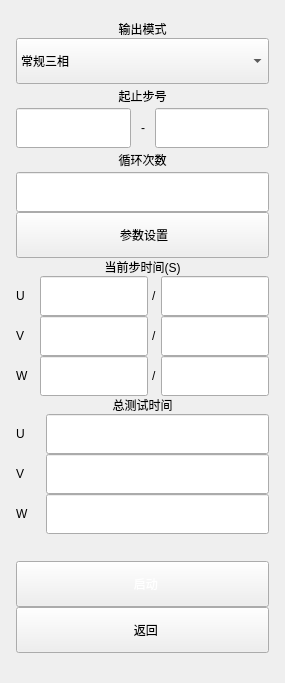
       <widget class="QWidget" name="GradientPage">
        <layout class="QVBoxLayout" name="verticalLayout_5">
         <property name="spacing">
          <number>0</number>
         </property>
         <property name="leftMargin">
          <number>16</number>
         </property>
         <property name="topMargin">
          <number>20</number>
         </property>
         <property name="rightMargin">
          <number>16</number>
         </property>
         <property name="bottomMargin">
          <number>30</number>
         </property>
         <item>
          <widget class="QLabel" name="outputModeLab4">
           <property name="text">
            <string>输出模式</string>
           </property>
           <property name="alignment">
            <set>Qt::AlignCenter</set>
           </property>
          </widget>
         </item>
         <item>
          <widget class="QComboBox" name="outputModeCB4">
           <property name="minimumSize">
            <size>
             <width>0</width>
             <height>46</height>
            </size>
           </property>
           <property name="layoutDirection">
            <enum>Qt::LeftToRight</enum>
           </property>
           <property name="sizeAdjustPolicy">
            <enum>QComboBox::AdjustToMinimumContentsLengthWithIcon</enum>
           </property>
           <item>
            <property name="text">
             <string>常规三相</string>
            </property>
           </item>
           <item>
            <property name="text">
             <string>三相分立</string>
            </property>
           </item>
           <item>
            <property name="text">
             <string>三相不平衡</string>
            </property>
           </item>
           <item>
            <property name="text">
             <string>合并单相</string>
            </property>
           </item>
          </widget>
         </item>
         <item>
          <widget class="QLabel" name="stepNumLab4">
           <property name="minimumSize">
            <size>
             <width>0</width>
             <height>24</height>
            </size>
           </property>
           <property name="text">
            <string>起止步号</string>
           </property>
           <property name="alignment">
            <set>Qt::AlignCenter</set>
           </property>
          </widget>
         </item>
         <item>
          <widget class="QWidget" name="stopSteoNoLO4" native="true">
           <layout class="QHBoxLayout" name="stopSteoNoLO4x">
            <property name="spacing">
             <number>10</number>
            </property>
            <property name="leftMargin">
             <number>0</number>
            </property>
            <property name="topMargin">
             <number>0</number>
            </property>
            <property name="rightMargin">
             <number>0</number>
            </property>
            <property name="bottomMargin">
             <number>0</number>
            </property>
            <item>
             <widget class="QLineEdit" name="startStepNoLE4">
              <property name="minimumSize">
               <size>
                <width>0</width>
                <height>40</height>
               </size>
              </property>
              <property name="maximumSize">
               <size>
                <width>16777215</width>
                <height>16777215</height>
               </size>
              </property>
              <property name="text">
               <string notr="true"/>
              </property>
              <property name="alignment">
               <set>Qt::AlignCenter</set>
              </property>
              <property name="readOnly">
               <bool>true</bool>
              </property>
             </widget>
            </item>
            <item>
             <widget class="QLabel" name="label_11">
              <property name="text">
               <string notr="true">-</string>
              </property>
             </widget>
            </item>
            <item>
             <widget class="QLineEdit" name="stopStepNoLE4">
              <property name="minimumSize">
               <size>
                <width>0</width>
                <height>40</height>
               </size>
              </property>
              <property name="text">
               <string notr="true"/>
              </property>
              <property name="alignment">
               <set>Qt::AlignCenter</set>
              </property>
              <property name="readOnly">
               <bool>true</bool>
              </property>
             </widget>
            </item>
           </layout>
          </widget>
         </item>
         <item>
          <widget class="QLabel" name="cycleLab4">
           <property name="minimumSize">
            <size>
             <width>0</width>
             <height>24</height>
            </size>
           </property>
           <property name="text">
            <string>循环次数</string>
           </property>
           <property name="alignment">
            <set>Qt::AlignCenter</set>
           </property>
          </widget>
         </item>
         <item>
          <widget class="QLineEdit" name="cycleLE4">
           <property name="minimumSize">
            <size>
             <width>120</width>
             <height>40</height>
            </size>
           </property>
           <property name="maximumSize">
            <size>
             <width>16777215</width>
             <height>16777215</height>
            </size>
           </property>
           <property name="text">
            <string notr="true"/>
           </property>
           <property name="alignment">
            <set>Qt::AlignCenter</set>
           </property>
           <property name="readOnly">
            <bool>true</bool>
           </property>
          </widget>
         </item>
         <item>
          <widget class="QPushButton" name="setDataBtn4">
           <property name="minimumSize">
            <size>
             <width>0</width>
             <height>46</height>
            </size>
           </property>
           <property name="text">
            <string> 参数设置</string>
           </property>
           <property name="icon">
            <iconset resource="../res/res.qrc">
             <normaloff>:/png/main/icon_canshu.png</normaloff>:/png/main/icon_canshu.png</iconset>
           </property>
           <property name="iconSize">
            <size>
             <width>20</width>
             <height>20</height>
            </size>
           </property>
          </widget>
         </item>
         <item>
          <widget class="QLabel" name="singleStepTimeLab4">
           <property name="text">
            <string>当前步时间(S)</string>
           </property>
           <property name="alignment">
            <set>Qt::AlignCenter</set>
           </property>
          </widget>
         </item>
         <item>
          <widget class="QWidget" name="singleStepTimeLOU4" native="true">
           <layout class="QHBoxLayout" name="singleStepTimeLOU4x">
            <property name="spacing">
             <number>4</number>
            </property>
            <property name="leftMargin">
             <number>0</number>
            </property>
            <property name="topMargin">
             <number>0</number>
            </property>
            <property name="rightMargin">
             <number>0</number>
            </property>
            <property name="bottomMargin">
             <number>0</number>
            </property>
            <item>
             <widget class="QLabel" name="singleStepTimeLabU4">
              <property name="minimumSize">
               <size>
                <width>20</width>
                <height>0</height>
               </size>
              </property>
              <property name="text">
               <string notr="true">U</string>
              </property>
             </widget>
            </item>
            <item>
             <widget class="QLineEdit" name="singleStepTimeLEU4">
              <property name="minimumSize">
               <size>
                <width>0</width>
                <height>40</height>
               </size>
              </property>
              <property name="maximumSize">
               <size>
                <width>16777215</width>
                <height>16777215</height>
               </size>
              </property>
              <property name="text">
               <string notr="true"/>
              </property>
              <property name="alignment">
               <set>Qt::AlignCenter</set>
              </property>
              <property name="readOnly">
               <bool>true</bool>
              </property>
             </widget>
            </item>
            <item>
             <widget class="QLabel" name="label_14">
              <property name="text">
               <string notr="true">/</string>
              </property>
             </widget>
            </item>
            <item>
             <widget class="QLineEdit" name="singleStepSetTimeLEU4">
              <property name="minimumSize">
               <size>
                <width>0</width>
                <height>40</height>
               </size>
              </property>
              <property name="text">
               <string notr="true"/>
              </property>
              <property name="alignment">
               <set>Qt::AlignCenter</set>
              </property>
              <property name="readOnly">
               <bool>true</bool>
              </property>
             </widget>
            </item>
           </layout>
          </widget>
         </item>
         <item>
          <widget class="QWidget" name="singleStepTimeLOV4" native="true">
           <layout class="QHBoxLayout" name="singleStepTimeLOV4x">
            <property name="spacing">
             <number>4</number>
            </property>
            <property name="leftMargin">
             <number>0</number>
            </property>
            <property name="topMargin">
             <number>0</number>
            </property>
            <property name="rightMargin">
             <number>0</number>
            </property>
            <property name="bottomMargin">
             <number>0</number>
            </property>
            <item>
             <widget class="QLabel" name="singleStepTimeLabV4">
              <property name="minimumSize">
               <size>
                <width>20</width>
                <height>0</height>
               </size>
              </property>
              <property name="text">
               <string notr="true">V</string>
              </property>
             </widget>
            </item>
            <item>
             <widget class="QLineEdit" name="singleStepTimeLEV4">
              <property name="minimumSize">
               <size>
                <width>0</width>
                <height>40</height>
               </size>
              </property>
              <property name="maximumSize">
               <size>
                <width>16777215</width>
                <height>16777215</height>
               </size>
              </property>
              <property name="text">
               <string notr="true"/>
              </property>
              <property name="alignment">
               <set>Qt::AlignCenter</set>
              </property>
              <property name="readOnly">
               <bool>true</bool>
              </property>
             </widget>
            </item>
            <item>
             <widget class="QLabel" name="label_15">
              <property name="text">
               <string notr="true">/</string>
              </property>
             </widget>
            </item>
            <item>
             <widget class="QLineEdit" name="singleStepSetTimeLEV4">
              <property name="minimumSize">
               <size>
                <width>0</width>
                <height>40</height>
               </size>
              </property>
              <property name="text">
               <string notr="true"/>
              </property>
              <property name="alignment">
               <set>Qt::AlignCenter</set>
              </property>
              <property name="readOnly">
               <bool>true</bool>
              </property>
             </widget>
            </item>
           </layout>
          </widget>
         </item>
         <item>
          <widget class="QWidget" name="singleStepTimeLOW4" native="true">
           <layout class="QHBoxLayout" name="singleStepTimeLOW4x">
            <property name="spacing">
             <number>4</number>
            </property>
            <property name="leftMargin">
             <number>0</number>
            </property>
            <property name="topMargin">
             <number>0</number>
            </property>
            <property name="rightMargin">
             <number>0</number>
            </property>
            <property name="bottomMargin">
             <number>0</number>
            </property>
            <item>
             <widget class="QLabel" name="singleStepTimeLabW4">
              <property name="minimumSize">
               <size>
                <width>20</width>
                <height>0</height>
               </size>
              </property>
              <property name="text">
               <string notr="true">W</string>
              </property>
             </widget>
            </item>
            <item>
             <widget class="QLineEdit" name="singleStepTimeLEW4">
              <property name="minimumSize">
               <size>
                <width>0</width>
                <height>40</height>
               </size>
              </property>
              <property name="maximumSize">
               <size>
                <width>16777215</width>
                <height>16777215</height>
               </size>
              </property>
              <property name="text">
               <string notr="true"/>
              </property>
              <property name="alignment">
               <set>Qt::AlignCenter</set>
              </property>
              <property name="readOnly">
               <bool>true</bool>
              </property>
             </widget>
            </item>
            <item>
             <widget class="QLabel" name="label_13">
              <property name="text">
               <string notr="true">/</string>
              </property>
             </widget>
            </item>
            <item>
             <widget class="QLineEdit" name="singleStepSetTimeLEW4">
              <property name="minimumSize">
               <size>
                <width>0</width>
                <height>40</height>
               </size>
              </property>
              <property name="text">
               <string notr="true"/>
              </property>
              <property name="alignment">
               <set>Qt::AlignCenter</set>
              </property>
              <property name="readOnly">
               <bool>true</bool>
              </property>
             </widget>
            </item>
           </layout>
          </widget>
         </item>
         <item>
          <widget class="QLabel" name="totalTimeLab4">
           <property name="text">
            <string>总测试时间</string>
           </property>
           <property name="alignment">
            <set>Qt::AlignCenter</set>
           </property>
          </widget>
         </item>
         <item>
          <widget class="QWidget" name="totalTimeLOU4" native="true">
           <layout class="QHBoxLayout" name="totalTimeLOU4x">
            <property name="spacing">
             <number>10</number>
            </property>
            <property name="leftMargin">
             <number>0</number>
            </property>
            <property name="topMargin">
             <number>0</number>
            </property>
            <property name="rightMargin">
             <number>0</number>
            </property>
            <property name="bottomMargin">
             <number>0</number>
            </property>
            <item>
             <widget class="QLabel" name="totalTimeLabU4">
              <property name="minimumSize">
               <size>
                <width>20</width>
                <height>0</height>
               </size>
              </property>
              <property name="text">
               <string notr="true">U</string>
              </property>
             </widget>
            </item>
            <item>
             <widget class="QLineEdit" name="totalTimeLEU4">
              <property name="minimumSize">
               <size>
                <width>0</width>
                <height>40</height>
               </size>
              </property>
              <property name="maximumSize">
               <size>
                <width>14135135</width>
                <height>16777215</height>
               </size>
              </property>
              <property name="text">
               <string notr="true"/>
              </property>
              <property name="alignment">
               <set>Qt::AlignCenter</set>
              </property>
              <property name="readOnly">
               <bool>true</bool>
              </property>
             </widget>
            </item>
           </layout>
          </widget>
         </item>
         <item>
          <widget class="QWidget" name="totalTimeLOV4" native="true">
           <layout class="QHBoxLayout" name="totalTimeLOV4x">
            <property name="spacing">
             <number>10</number>
            </property>
            <property name="leftMargin">
             <number>0</number>
            </property>
            <property name="topMargin">
             <number>0</number>
            </property>
            <property name="rightMargin">
             <number>0</number>
            </property>
            <property name="bottomMargin">
             <number>0</number>
            </property>
            <item>
             <widget class="QLabel" name="totalTimeLabV4">
              <property name="minimumSize">
               <size>
                <width>20</width>
                <height>0</height>
               </size>
              </property>
              <property name="text">
               <string notr="true">V</string>
              </property>
             </widget>
            </item>
            <item>
             <widget class="QLineEdit" name="totalTimeLEV4">
              <property name="minimumSize">
               <size>
                <width>0</width>
                <height>40</height>
               </size>
              </property>
              <property name="maximumSize">
               <size>
                <width>16777215</width>
                <height>16777215</height>
               </size>
              </property>
              <property name="text">
               <string notr="true"/>
              </property>
              <property name="alignment">
               <set>Qt::AlignCenter</set>
              </property>
              <property name="readOnly">
               <bool>true</bool>
              </property>
             </widget>
            </item>
           </layout>
          </widget>
         </item>
         <item>
          <widget class="QWidget" name="totalTimeLOW4" native="true">
           <layout class="QHBoxLayout" name="totalTimeLOW4x">
            <property name="spacing">
             <number>10</number>
            </property>
            <property name="leftMargin">
             <number>0</number>
            </property>
            <property name="topMargin">
             <number>0</number>
            </property>
            <property name="rightMargin">
             <number>0</number>
            </property>
            <property name="bottomMargin">
             <number>0</number>
            </property>
            <item>
             <widget class="QLabel" name="totalTimeLabW4">
              <property name="minimumSize">
               <size>
                <width>20</width>
                <height>0</height>
               </size>
              </property>
              <property name="text">
               <string notr="true">W</string>
              </property>
             </widget>
            </item>
            <item>
             <widget class="QLineEdit" name="totalTimeLEW4">
              <property name="minimumSize">
               <size>
                <width>0</width>
                <height>40</height>
               </size>
              </property>
              <property name="maximumSize">
               <size>
                <width>16777215</width>
                <height>16777215</height>
               </size>
              </property>
              <property name="text">
               <string notr="true"/>
              </property>
              <property name="alignment">
               <set>Qt::AlignCenter</set>
              </property>
              <property name="readOnly">
               <bool>true</bool>
              </property>
             </widget>
            </item>
           </layout>
          </widget>
         </item>
         <item>
          <spacer name="verticalSpacer_2">
           <property name="orientation">
            <enum>Qt::Vertical</enum>
           </property>
           <property name="sizeHint" stdset="0">
            <size>
             <width>20</width>
             <height>27</height>
            </size>
           </property>
          </spacer>
         </item>
         <item>
          <widget class="QPushButton" name="startBtn4">
           <property name="minimumSize">
            <size>
             <width>0</width>
             <height>46</height>
            </size>
           </property>
           <property name="styleSheet">
            <string notr="true">color: rgb(255, 255, 255);</string>
           </property>
           <property name="text">
            <string>  启动</string>
           </property>
           <property name="icon">
            <iconset resource="../res/res.qrc">
             <normaloff>:/png/main/icon_start_selected.png</normaloff>:/png/main/icon_start_selected.png</iconset>
           </property>
           <property name="iconSize">
            <size>
             <width>20</width>
             <height>20</height>
            </size>
           </property>
           <property name="checkable">
            <bool>true</bool>
           </property>
          </widget>
         </item>
         <item>
          <widget class="QPushButton" name="backBtn4">
           <property name="minimumSize">
            <size>
             <width>0</width>
             <height>46</height>
            </size>
           </property>
           <property name="text">
            <string>  返回</string>
           </property>
           <property name="icon">
            <iconset resource="../res/res.qrc">
             <normaloff>:/png/main/icon_back.png</normaloff>:/png/main/icon_back.png</iconset>
           </property>
           <property name="iconSize">
            <size>
             <width>20</width>
             <height>20</height>
            </size>
           </property>
          </widget>
         </item>
        </layout>
       </widget>
